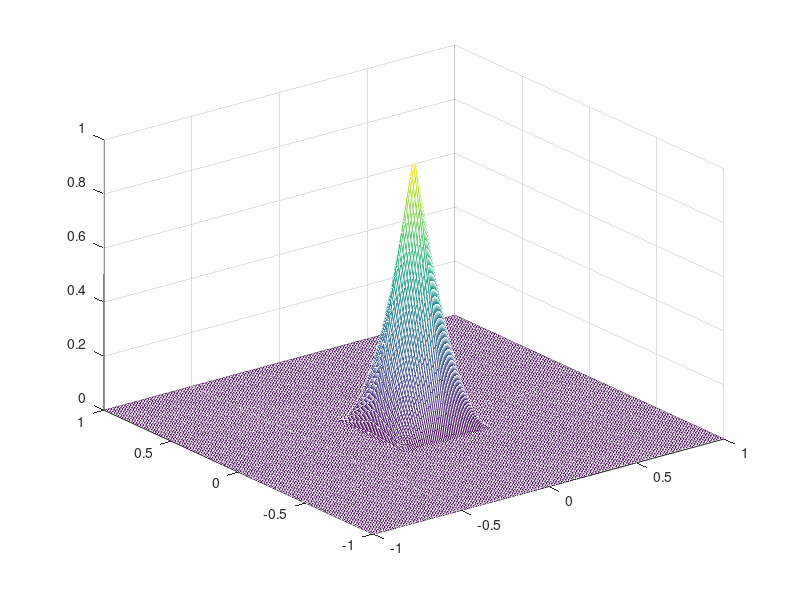

The MATLAB script that drew this image:
function plotH2D()

  xp = 0.0;
  yp = 0.0;
  lp = 0.25;

  numPts = 200;
  y = linspace(-1, 1, numPts);
  x = linspace(-1, 1, numPts);

  Pxy = Pulse2D(x, y, xp, yp, lp);
  %plot3(x, y, Pxy);

  xg = 0.0;
  yg = 0.0;
  lg = 0.25;
  Sxy = Linear2DXY(x, y, xg, yg, lg);
  %plot3(x, y, Sxy);
  mesh(x, y, Sxy);
  
end
  
function Pxy = Pulse2D(x, y, xp, yp, lp)
  Px = Pulse(x, xp, lp);
  Py = Pulse(y, yp, lp);
  Pxy = Px' .* Py;
end

function Px = Pulse(x, xp, lp)
  Px_minus = Heaviside(x, xp-lp);
  Px_plus = Heaviside(x, xp+lp);
  Px = Px_minus - Px_plus;
end
  
function Hxy = Heaviside2D(x, y, xp, yp)
  Hx = Heaviside(x, xp);
  Hy = Heaviside(y, yp);
  Hxy = Hx' .* Hy;
end

function Hx = Heaviside(x, xp)
  Hx = zeros(size(x));
  Hx(x >= xp) = 1;
end

function Sxy = Linear2DXY(x, y, xg, yg, lg)
  Sx = LinearX(x, xg, lg);
  Sy = LinearX(y, yg, lg);
  Sxy = Sx' .* Sy;
end

function Sx = LinearX(x, xg, lg)
  xi = zeros(size(x));
  xig = zeros(size(x));
  xi(x < xg) = Xi(x(x < xg), xg-lg, xg);
  xi(x >= xg) = Xi(x(x >= xg), xg, xg+lg);
  xig(x < xg) = -1;
  xig(x >= xg) = 1;
  Sx = Linear(xi, xig);
end

function xi = Xi(x, x1, x2)
  xi = 2.0 * (x - x1)/(x2 - x1) - 1;
end

function Sxi = Linear(xi, xig)
  Sxi = 0.5 * (1 - xi .* xig);
  Sxi(xi < -1.0 | xi > 1.0) = 0;
end
